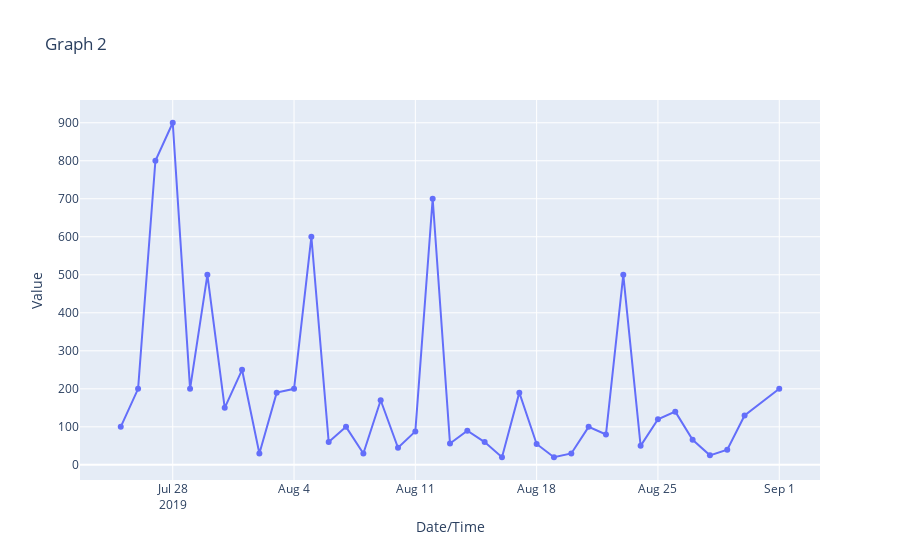

Notebook code for this chart:
### Markdown cell above
#### Example 1.1

### Code cell
figure_2 = plot.plot_data(data.index, data['Value'], 'data', 'Date/Time', 'Value', 'lines+markers', 'Graph 2')
iplot(figure_2)
